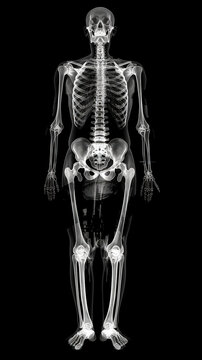
#> input picture src/images/images/360_F_931013873_rcWKun3LKIqfEI9F0ZMIxpqrCAQwx6kG.jpg, 202 x 360 px
$ python -i Histogram.py   (imports and definitions only)
#> lines starting #> are read from the running program, lines starting #| are printed output that depends on the picture
#> further down, picture is the input picture: shape (360, 202, 3); mean B, G, R 23.1, 23.5, 23.5
import numpy as np
import cv2

class Histogram:
    def __init__(self):
        self.image = None

    def normalized_Histogram(self, img: np.ndarray):
        """Tính hist norm cho xám hoặc RGB (trung bình kênh)."""
        if len(img.shape) == 3:
            img_gray = cv2.cvtColor(img, cv2.COLOR_BGR2GRAY)
        else:
            img_gray = img
        hist = cv2.calcHist([img_gray], [0], None, [256], [0, 256])
        return img_gray, hist.flatten() / hist.sum()

    def histogram_Equalization(self, img: np.ndarray):  # **Thay đổi: Input trực tiếp img**
        """Equalize cho xám hoặc RGB (CLAHE cho màu tốt hơn)."""
        if len(img.shape) == 3:
            lab = cv2.cvtColor(img, cv2.COLOR_BGR2LAB)
#> lab: shape (360, 202, 3); mean of channels 0, 1, 2 24.4, 128, 128.2
            l, a, b = cv2.split(lab)
            clahe = cv2.createCLAHE(clipLimit=2.0, tileGridSize=(8, 8))
            l_eq = clahe.apply(l)
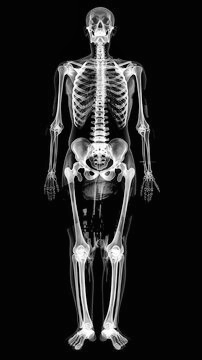
#> l_eq: shape (360, 202); min 2, max 255, mean 31.7
            lab_eq = cv2.merge([l_eq, a, b])
#> lab_eq: shape (360, 202, 3); mean of channels 0, 1, 2 31.7, 128, 128.2
            return cv2.cvtColor(lab_eq, cv2.COLOR_LAB2BGR)
        else:
            # Xám: Dùng built-in
            return cv2.equalizeHist(img)

>>> import cv2
>>> picture = cv2.imread('../images/images/360_F_931013873_rcWKun3LKIqfEI9F0ZMIxpqrCAQwx6kG.jpg')
>>> result = Histogram().histogram_Equalization(picture)
